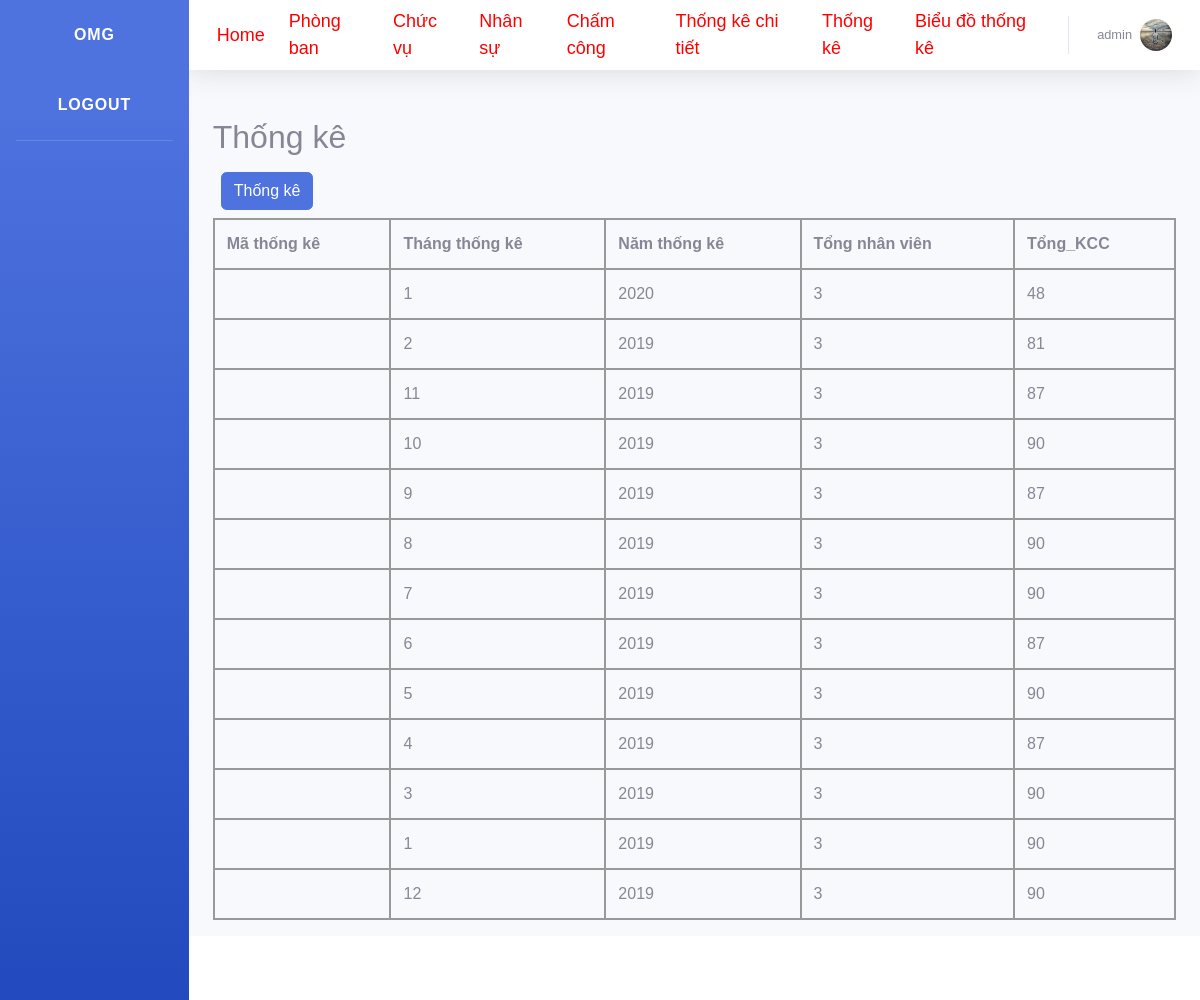
The page /Home/Thongke (signed in) on the database its author committed.
### tables this page shows
CREATE TABLE `thongke` (
  `id` int(11) NOT NULL,
  `MaTK` varchar(6) NOT NULL,
  `ThangTK` int(2) NOT NULL,
  `NamTK` year(4) NOT NULL,
  `Tong_NV` int(11) NOT NULL,
  `Tong_KCC` int(11) NOT NULL
);

### sub_mvc/core/Controller.php (called while the page is built, shortened)
<?php
 class Controller
 {
     public function view($view, $data=[])
     {
        require_once "./sub_mvc/views/".$view.".php";
     }
 }
?>

### sub_mvc/core/App.php (called while the page is built, shortened)
<?php
class App
{
    protected $action = "GetView";
    function __construct()
    {
        $arr = $this->UrlProcess();
        if (file_exists("./sub_mvc/controllers/" . $arr[0] . ".php")) {
            unset($arr[0]);
        }
        $this->controller = new $this->controller;
        if (isset($arr[1])) {
            if(method_exists($this->controller, $arr[1]))
            {
                $this->action = $arr[1];
            }
            unset($arr[1]);
        }
        $this->params = $arr?array_values($arr):[];
        call_user_func_array([$this->controller, $this->action], $this->params);
    }
    function UrlProcess()
    {
        if (isset($_GET["url"])) {
            return explode("/", filter_var(trim($_GET["url"], "/")));
        }
    }
}

### index.php (called while the page is built, shortened)
<?php
    $myApp = new App();
?>

### sub_mvc/core/db.php (called while the page is built, shortened)
<?php
class db
{
    protected $servername = "localhost";
    protected $username = "root";
    protected $password = "";
    function __construct()
    {
        $this->conn = mysqli_connect($this->servername,$this->username,$this->password);
    }
}
?>

### sub_mvc/models/Thongke.php (called while the page is built, shortened)
<?php
class Thongke extends db
{
    public function ListAll()
    {
        $qr = "SELECT * FROM thongke ORDER BY NamTK DESC";
        $rs = mysqli_query($this->conn, $qr);
        return $rs;
    }
}

### sub_mvc/views/pages/thongke.php (the view)
<h2>Thống kê</h2>
<form action="Thongke" method="POST"><button name="thongke" class="btn btn-primary m-2">Thống kê</button></form>
<div class="list-group">
    <table class="table table-hover">
        <tbody>
            <tr>
                <th>Mã thống kê</th>
                <th>Tháng thống kê</th>
                <th>Năm thống kê</th>
                <th>Tổng nhân viên</th>
                <th>Tổng_KCC</th>
            </tr>
            <?php
            while ($row = mysqli_fetch_array($data['thongke'])) {
                echo '<tr>
                    <td>' . $row["MaTK"] . '</td>
                    <td>' . $row["ThangTK"] . '</td>
                    <td>' . $row["NamTK"] . '</td>
                    <td>' . $row["Tong_NV"] . '</td>
                    <td>' . $row["Tong_KCC"] . '</td>';
            }
            ?>
        </tbody>
    </table>
</div>

### public/css/calendar.css (style rules this page uses)
table.calendar, tr, td,th { border:2px solid #999; border-collapse: collapse; }

### rows shown on the page
thongke: ThangTK "1", NamTK "2020", Tong_NV "3", Tong_KCC "48"
thongke: ThangTK "2", NamTK "2019", Tong_NV "3", Tong_KCC "81"
thongke: ThangTK "11", NamTK "2019", Tong_NV "3", Tong_KCC "87"
thongke: ThangTK "10", NamTK "2019", Tong_NV "3", Tong_KCC "90"
thongke: ThangTK "9", NamTK "2019", Tong_NV "3", Tong_KCC "87"
thongke: ThangTK "8", NamTK "2019", Tong_NV "3", Tong_KCC "90"
thongke: ThangTK "7", NamTK "2019", Tong_NV "3", Tong_KCC "90"
thongke: ThangTK "6", NamTK "2019", Tong_NV "3", Tong_KCC "87"
thongke: ThangTK "5", NamTK "2019", Tong_NV "3", Tong_KCC "90"
thongke: ThangTK "4", NamTK "2019", Tong_NV "3", Tong_KCC "87"
thongke: ThangTK "3", NamTK "2019", Tong_NV "3", Tong_KCC "90"
thongke: ThangTK "1", NamTK "2019", Tong_NV "3", Tong_KCC "90"
thongke: ThangTK "12", NamTK "2019", Tong_NV "3", Tong_KCC "90"

### other values the page prints
$_SESSION["username"] "admin"
